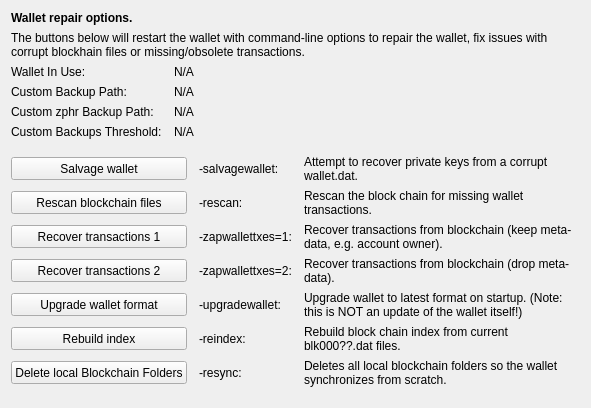
     <widget class="QWidget" name="tab_repair">
      <attribute name="title">
       <string>&amp;Wallet Repair</string>
      </attribute>
      <layout class="QGridLayout" name="gridLayout_4" columnstretch="0,0,0,0">
       <property name="horizontalSpacing">
        <number>12</number>
       </property>
       <item row="0" column="0" colspan="4">
        <widget class="QLabel" name="label_repair_header">
         <property name="font">
          <font>
           <weight>75</weight>
           <bold>true</bold>
          </font>
         </property>
         <property name="text">
          <string>Wallet repair options.</string>
         </property>
        </widget>
       </item>
       <item row="1" column="0" colspan="4">
        <widget class="QLabel" name="label_repair_helptext">
         <property name="font">
          <font>
           <weight>50</weight>
           <bold>false</bold>
          </font>
         </property>
         <property name="text">
          <string>The buttons below will restart the wallet with command-line options to repair the wallet, fix issues with corrupt blockhain files or missing/obsolete transactions.</string>
         </property>
         <property name="wordWrap">
          <bool>true</bool>
         </property>
        </widget>
       </item>
       <item row="2" column="0">
        <widget class="QLabel" name="wallet_path_label">
         <property name="text">
          <string>Wallet In Use:</string>
         </property>
        </widget>
       </item>
       <item row="2" column="1" colspan="3">
        <widget class="QLabel" name="wallet_path">
         <property name="cursor">
          <cursorShape>IBeamCursor</cursorShape>
         </property>
         <property name="text">
          <string>N/A</string>
         </property>
         <property name="textFormat">
          <enum>Qt::PlainText</enum>
         </property>
         <property name="textInteractionFlags">
          <set>Qt::LinksAccessibleByMouse|Qt::TextSelectableByKeyboard|Qt::TextSelectableByMouse</set>
         </property>
        </widget>
       </item>
       <item row="3" column="0">
        <widget class="QLabel" name="wallet_custombackuppath_label">
         <property name="text">
          <string>Custom Backup Path:</string>
         </property>
         <property name="visible">
          <bool>false</bool>
         </property>
        </widget>
       </item>
       <item row="3" column="1" colspan="3">
        <widget class="QLabel" name="wallet_custombackuppath">
         <property name="cursor">
          <cursorShape>IBeamCursor</cursorShape>
         </property>
         <property name="text">
          <string>N/A</string>
         </property>
         <property name="textFormat">
          <enum>Qt::PlainText</enum>
         </property>
         <property name="textInteractionFlags">
          <set>Qt::LinksAccessibleByMouse|Qt::TextSelectableByKeyboard|Qt::TextSelectableByMouse</set>
         </property>
         <property name="visible">
          <bool>false</bool>
         </property>
        </widget>
       </item>
       <item row="4" column="0">
        <widget class="QLabel" name="wallet_customzphrbackuppath_label">
         <property name="text">
          <string>Custom zphr Backup Path:</string>
         </property>
         <property name="visible">
          <bool>false</bool>
         </property>
        </widget>
       </item>
       <item row="4" column="1" colspan="3">
        <widget class="QLabel" name="wallet_customzphrbackuppath">
         <property name="cursor">
          <cursorShape>IBeamCursor</cursorShape>
         </property>
         <property name="text">
          <string>N/A</string>
         </property>
         <property name="textFormat">
          <enum>Qt::PlainText</enum>
         </property>
         <property name="textInteractionFlags">
          <set>Qt::LinksAccessibleByMouse|Qt::TextSelectableByKeyboard|Qt::TextSelectableByMouse</set>
         </property>
         <property name="visible">
          <bool>false</bool>
         </property>
        </widget>
       </item>
       <item row="5" column="0">
        <widget class="QLabel" name="wallet_custombackupthreshold_label">
         <property name="text">
          <string>Custom Backups Threshold:</string>
         </property>
         <property name="visible">
          <bool>false</bool>
         </property>
        </widget>
       </item>
       <item row="5" column="1" colspan="3">
        <widget class="QLabel" name="wallet_custombackupthreshold">
         <property name="cursor">
          <cursorShape>IBeamCursor</cursorShape>
         </property>
         <property name="text">
          <string>N/A</string>
         </property>
         <property name="textFormat">
          <enum>Qt::PlainText</enum>
         </property>
         <property name="textInteractionFlags">
          <set>Qt::LinksAccessibleByMouse|Qt::TextSelectableByKeyboard|Qt::TextSelectableByMouse</set>
         </property>
         <property name="visible">
          <bool>false</bool>
         </property>
        </widget>
       </item>
       <item row="6" column="0">
        <spacer name="verticalSpacer_repair1">
         <property name="orientation">
          <enum>Qt::Vertical</enum>
         </property>
         <property name="sizeHint" stdset="0">
          <size>
           <width>10</width>
           <height>10</height>
          </size>
         </property>
        </spacer>
       </item>
       <item row="7" column="0" colspan="2">
        <widget class="QPushButton" name="btn_salvagewallet">
         <property name="minimumSize">
          <size>
           <width>100</width>
           <height>23</height>
          </size>
         </property>
         <property name="text">
          <string>Salvage wallet</string>
         </property>
        </widget>
       </item>
       <item row="7" column="2">
        <widget class="QLabel" name="label_repair_salvage_command">
         <property name="text">
          <string notr="true">-salvagewallet:</string>
         </property>
        </widget>
       </item>
       <item row="7" column="3">
        <widget class="QLabel" name="label_repair_salvage">
         <property name="text">
          <string>Attempt to recover private keys from a corrupt wallet.dat.</string>
         </property>
         <property name="wordWrap">
          <bool>true</bool>
         </property>
        </widget>
       </item>
       <item row="8" column="0" colspan="2">
        <widget class="QPushButton" name="btn_rescan">
         <property name="minimumSize">
          <size>
           <width>100</width>
           <height>23</height>
          </size>
         </property>
         <property name="text">
          <string>Rescan blockchain files</string>
         </property>
        </widget>
       </item>
       <item row="8" column="2">
        <widget class="QLabel" name="label_repair_rescan_command">
         <property name="text">
          <string notr="true">-rescan:</string>
         </property>
        </widget>
       </item>
       <item row="8" column="3">
        <widget class="QLabel" name="label_repair_rescan">
         <property name="text">
          <string>Rescan the block chain for missing wallet transactions.</string>
         </property>
         <property name="wordWrap">
          <bool>true</bool>
         </property>
        </widget>
       </item>
       <item row="9" column="0" colspan="2">
        <widget class="QPushButton" name="btn_zapwallettxes1">
         <property name="minimumSize">
          <size>
           <width>100</width>
           <height>23</height>
          </size>
         </property>
         <property name="text">
          <string>Recover transactions 1</string>
         </property>
        </widget>
       </item>
       <item row="9" column="2">
        <widget class="QLabel" name="label_repair_zap1_command">
         <property name="text">
          <string notr="true">-zapwallettxes=1:</string>
         </property>
        </widget>
       </item>
       <item row="9" column="3">
        <widget class="QLabel" name="label_repair_zap1">
         <property name="text">
          <string>Recover transactions from blockchain (keep meta-data, e.g. account owner).</string>
         </property>
         <property name="wordWrap">
          <bool>true</bool>
         </property>
        </widget>
       </item>
       <item row="10" column="0" colspan="2">
        <widget class="QPushButton" name="btn_zapwallettxes2">
         <property name="minimumSize">
          <size>
           <width>100</width>
           <height>23</height>
          </size>
         </property>
         <property name="text">
          <string>Recover transactions 2</string>
         </property>
        </widget>
       </item>
       <item row="10" column="2">
        <widget class="QLabel" name="label_repair_zap2_command">
         <property name="text">
          <string notr="true">-zapwallettxes=2:</string>
         </property>
        </widget>
       </item>
       <item row="10" column="3">
        <widget class="QLabel" name="label_repair_zap2">
         <property name="text">
          <string>Recover transactions from blockchain (drop meta-data).</string>
         </property>
         <property name="wordWrap">
          <bool>true</bool>
         </property>
        </widget>
       </item>
       <item row="11" column="0" colspan="2">
        <widget class="QPushButton" name="btn_upgradewallet">
         <property name="minimumSize">
          <size>
           <width>100</width>
           <height>23</height>
          </size>
         </property>
         <property name="text">
          <string>Upgrade wallet format</string>
         </property>
        </widget>
       </item>
       <item row="11" column="2">
        <widget class="QLabel" name="label_repair_upgrade_command">
         <property name="text">
          <string notr="true">-upgradewallet:</string>
         </property>
        </widget>
       </item>
       <item row="11" column="3">
        <widget class="QLabel" name="label_repair_upgrade">
         <property name="text">
          <string>Upgrade wallet to latest format on startup. (Note: this is NOT an update of the wallet itself!)</string>
         </property>
         <property name="wordWrap">
          <bool>true</bool>
         </property>
        </widget>
       </item>
       <item row="12" column="0" colspan="2">
        <widget class="QPushButton" name="btn_reindex">
         <property name="minimumSize">
          <size>
           <width>100</width>
           <height>23</height>
          </size>
         </property>
         <property name="text">
          <string>Rebuild index</string>
         </property>
        </widget>
       </item>
       <item row="12" column="2">
        <widget class="QLabel" name="label_repair_reindex_command">
         <property name="text">
          <string notr="true">-reindex:</string>
         </property>
        </widget>
       </item>
       <item row="12" column="3">
        <widget class="QLabel" name="label_repair_reindex">
         <property name="text">
          <string>Rebuild block chain index from current blk000??.dat files.</string>
         </property>
         <property name="wordWrap">
          <bool>true</bool>
         </property>
        </widget>
       </item>
       <item row="13" column="0" colspan="2">
        <widget class="QPushButton" name="btn_resync">
         <property name="minimumSize">
          <size>
           <width>100</width>
           <height>23</height>
          </size>
         </property>
         <property name="text">
          <string>Delete local Blockchain Folders</string>
         </property>
        </widget>
       </item>
       <item row="13" column="2">
        <widget class="QLabel" name="label_repair_resync_command">
         <property name="text">
          <string>-resync:</string>
         </property>
        </widget>
       </item>
       <item row="13" column="3">
        <widget class="QLabel" name="label_repair_resync">
         <property name="text">
          <string>Deletes all local blockchain folders so the wallet synchronizes from scratch.</string>
         </property>
         <property name="wordWrap">
          <bool>true</bool>
         </property>
        </widget>
       </item>
       <item row="14" column="0">
        <spacer name="verticalSpacer_repair2">
         <property name="orientation">
          <enum>Qt::Vertical</enum>
         </property>
         <property name="sizeHint" stdset="0">
          <size>
           <width>20</width>
           <height>10</height>
          </size>
         </property>
        </spacer>
       </item>
      </layout>
     </widget>
